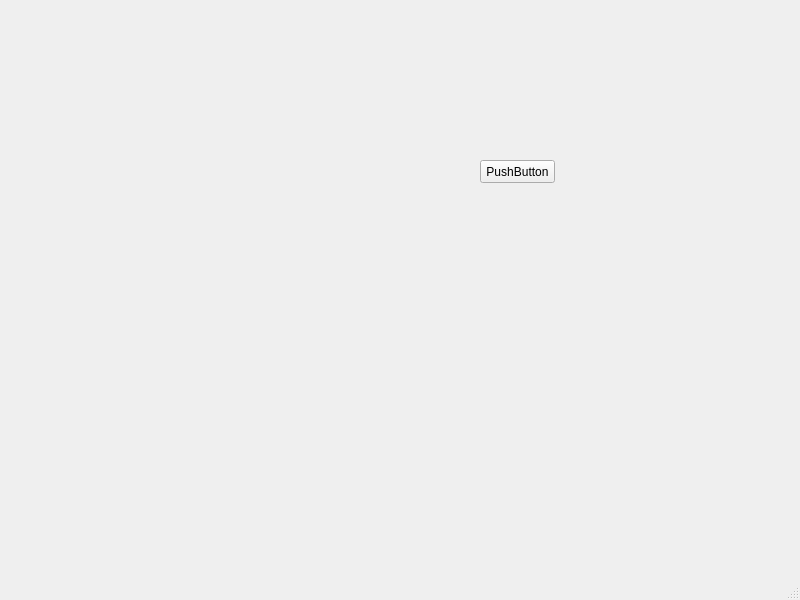
<?xml version="1.0" encoding="UTF-8"?>
<ui version="4.0">
 <class>MainWindow</class>
 <widget class="QMainWindow" name="MainWindow">
  <property name="geometry">
   <rect>
    <x>0</x>
    <y>0</y>
    <width>800</width>
    <height>600</height>
   </rect>
  </property>
  <property name="windowTitle">
   <string>MainWindow</string>
  </property>
  <widget class="QWidget" name="centralwidget">
   <widget class="QPushButton" name="pushButton">
    <property name="geometry">
     <rect>
      <x>480</x>
      <y>160</y>
      <width>75</width>
      <height>23</height>
     </rect>
    </property>
    <property name="sizePolicy">
     <sizepolicy hsizetype="Expanding" vsizetype="Fixed">
      <horstretch>0</horstretch>
      <verstretch>0</verstretch>
     </sizepolicy>
    </property>
    <property name="text">
     <string>PushButton</string>
    </property>
   </widget>
  </widget>
  <widget class="QMenuBar" name="menubar">
   <property name="geometry">
    <rect>
     <x>0</x>
     <y>0</y>
     <width>800</width>
     <height>23</height>
    </rect>
   </property>
  </widget>
  <widget class="QStatusBar" name="statusbar"/>
 </widget>
 <resources/>
 <connections/>
</ui>
